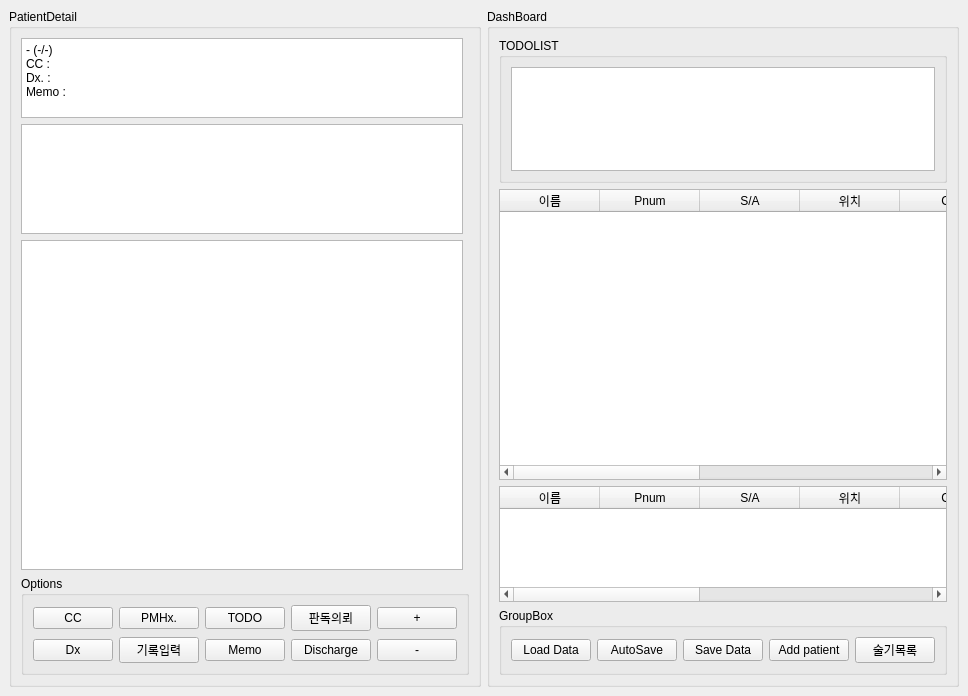
<?xml version="1.0" encoding="UTF-8"?>
<ui version="4.0">
 <class>MainWindow</class>
 <widget class="QMainWindow" name="MainWindow">
  <property name="geometry">
   <rect>
    <x>0</x>
    <y>0</y>
    <width>910</width>
    <height>696</height>
   </rect>
  </property>
  <property name="windowTitle">
   <string>MainWindow</string>
  </property>
  <widget class="QWidget" name="centralwidget">
   <layout class="QGridLayout" name="gridLayout">
    <item row="0" column="1">
     <widget class="QGroupBox" name="groupBox_2">
      <property name="sizePolicy">
       <sizepolicy hsizetype="Preferred" vsizetype="Preferred">
        <horstretch>20</horstretch>
        <verstretch>0</verstretch>
       </sizepolicy>
      </property>
      <property name="sizeIncrement">
       <size>
        <width>0</width>
        <height>0</height>
       </size>
      </property>
      <property name="title">
       <string>DashBoard</string>
      </property>
      <layout class="QGridLayout" name="gridLayout_2">
       <item row="0" column="0">
        <widget class="QGroupBox" name="groupBox_4">
         <property name="sizePolicy">
          <sizepolicy hsizetype="Preferred" vsizetype="Preferred">
           <horstretch>0</horstretch>
           <verstretch>10</verstretch>
          </sizepolicy>
         </property>
         <property name="title">
          <string>TODOLIST</string>
         </property>
         <layout class="QVBoxLayout" name="verticalLayout">
          <item>
           <widget class="QListWidget" name="TodoTable"/>
          </item>
         </layout>
        </widget>
       </item>
       <item row="3" column="0">
        <widget class="QGroupBox" name="groupBox_5">
         <property name="title">
          <string>GroupBox</string>
         </property>
         <layout class="QHBoxLayout" name="horizontalLayout">
          <item>
           <widget class="QPushButton" name="LoadB">
            <property name="text">
             <string>Load Data</string>
            </property>
           </widget>
          </item>
          <item>
           <widget class="QPushButton" name="AutoSaveB">
            <property name="text">
             <string>AutoSave</string>
            </property>
           </widget>
          </item>
          <item>
           <widget class="QPushButton" name="SaveB">
            <property name="text">
             <string>Save Data</string>
            </property>
           </widget>
          </item>
          <item>
           <widget class="QPushButton" name="AddPatB">
            <property name="text">
             <string>Add patient</string>
            </property>
           </widget>
          </item>
          <item>
           <widget class="QPushButton" name="ActingB">
            <property name="text">
             <string>술기목록</string>
            </property>
           </widget>
          </item>
         </layout>
        </widget>
       </item>
       <item row="1" column="0">
        <widget class="QTableWidget" name="DashBoardTable">
         <property name="sizePolicy">
          <sizepolicy hsizetype="Expanding" vsizetype="Expanding">
           <horstretch>0</horstretch>
           <verstretch>20</verstretch>
          </sizepolicy>
         </property>
         <property name="editTriggers">
          <set>QAbstractItemView::NoEditTriggers</set>
         </property>
         <column>
          <property name="text">
           <string>이름</string>
          </property>
         </column>
         <column>
          <property name="text">
           <string>Pnum</string>
          </property>
         </column>
         <column>
          <property name="text">
           <string>S/A</string>
          </property>
         </column>
         <column>
          <property name="text">
           <string>위치</string>
          </property>
         </column>
         <column>
          <property name="text">
           <string>CC</string>
          </property>
         </column>
         <column>
          <property name="text">
           <string>Dx</string>
          </property>
         </column>
         <column>
          <property name="text">
           <string>초진</string>
          </property>
         </column>
         <column>
          <property name="text">
           <string>Lab</string>
          </property>
         </column>
         <column>
          <property name="text">
           <string>영상</string>
          </property>
         </column>
        </widget>
       </item>
       <item row="2" column="0">
        <widget class="QTableWidget" name="SideDashBoardTable">
         <property name="sizePolicy">
          <sizepolicy hsizetype="Expanding" vsizetype="Expanding">
           <horstretch>0</horstretch>
           <verstretch>8</verstretch>
          </sizepolicy>
         </property>
         <property name="editTriggers">
          <set>QAbstractItemView::NoEditTriggers</set>
         </property>
         <column>
          <property name="text">
           <string>이름</string>
          </property>
         </column>
         <column>
          <property name="text">
           <string>Pnum</string>
          </property>
         </column>
         <column>
          <property name="text">
           <string>S/A</string>
          </property>
         </column>
         <column>
          <property name="text">
           <string>위치</string>
          </property>
         </column>
         <column>
          <property name="text">
           <string>CC</string>
          </property>
         </column>
         <column>
          <property name="text">
           <string>Dx</string>
          </property>
         </column>
         <column>
          <property name="text">
           <string>초진</string>
          </property>
         </column>
         <column>
          <property name="text">
           <string>Lab</string>
          </property>
         </column>
         <column>
          <property name="text">
           <string>영상</string>
          </property>
         </column>
        </widget>
       </item>
      </layout>
     </widget>
    </item>
    <item row="0" column="0">
     <widget class="QGroupBox" name="groupBox">
      <property name="sizePolicy">
       <sizepolicy hsizetype="Preferred" vsizetype="Preferred">
        <horstretch>10</horstretch>
        <verstretch>0</verstretch>
       </sizepolicy>
      </property>
      <property name="sizeIncrement">
       <size>
        <width>0</width>
        <height>0</height>
       </size>
      </property>
      <property name="title">
       <string>PatientDetail</string>
      </property>
      <layout class="QGridLayout" name="gridLayout_4">
       <item row="3" column="0" colspan="2">
        <widget class="QGroupBox" name="groupBox_3">
         <property name="title">
          <string>Options</string>
         </property>
         <layout class="QGridLayout" name="gridLayout_3">
          <item row="3" column="4">
           <widget class="QPushButton" name="downB">
            <property name="text">
             <string>-</string>
            </property>
           </widget>
          </item>
          <item row="1" column="4">
           <widget class="QPushButton" name="upB">
            <property name="text">
             <string>+</string>
            </property>
           </widget>
          </item>
          <item row="1" column="3">
           <widget class="QPushButton" name="ReadingB">
            <property name="text">
             <string>판독의뢰</string>
            </property>
           </widget>
          </item>
          <item row="3" column="2">
           <widget class="QPushButton" name="ImagingB">
            <property name="text">
             <string>Memo</string>
            </property>
           </widget>
          </item>
          <item row="3" column="0">
           <widget class="QPushButton" name="DxB">
            <property name="text">
             <string>Dx</string>
            </property>
           </widget>
          </item>
          <item row="3" column="3">
           <widget class="QPushButton" name="DischargeB">
            <property name="text">
             <string>Discharge</string>
            </property>
           </widget>
          </item>
          <item row="1" column="2">
           <widget class="QPushButton" name="TodoB">
            <property name="text">
             <string>TODO</string>
            </property>
           </widget>
          </item>
          <item row="1" column="0">
           <widget class="QPushButton" name="CCB">
            <property name="text">
             <string>CC</string>
            </property>
           </widget>
          </item>
          <item row="3" column="1">
           <widget class="QPushButton" name="ChartB">
            <property name="text">
             <string>기록입력</string>
            </property>
           </widget>
          </item>
          <item row="1" column="1">
           <widget class="QPushButton" name="PastMedicalB">
            <property name="text">
             <string>PMHx.</string>
            </property>
           </widget>
          </item>
         </layout>
        </widget>
       </item>
       <item row="0" column="0">
        <widget class="QPlainTextEdit" name="PData">
         <property name="maximumSize">
          <size>
           <width>16777215</width>
           <height>80</height>
          </size>
         </property>
         <property name="plainText">
          <string>- (-/-)
CC : 
Dx. : 
Memo :</string>
         </property>
         <property name="textInteractionFlags">
          <set>Qt::TextSelectableByKeyboard|Qt::TextSelectableByMouse</set>
         </property>
        </widget>
       </item>
       <item row="1" column="0">
        <widget class="QListWidget" name="Pat_Todo">
         <property name="sizePolicy">
          <sizepolicy hsizetype="Expanding" vsizetype="Expanding">
           <horstretch>0</horstretch>
           <verstretch>5</verstretch>
          </sizepolicy>
         </property>
        </widget>
       </item>
       <item row="2" column="0">
        <widget class="QListWidget" name="ChartView">
         <property name="sizePolicy">
          <sizepolicy hsizetype="Expanding" vsizetype="Expanding">
           <horstretch>0</horstretch>
           <verstretch>15</verstretch>
          </sizepolicy>
         </property>
        </widget>
       </item>
      </layout>
     </widget>
    </item>
   </layout>
  </widget>
 </widget>
 <resources/>
 <connections/>
</ui>
